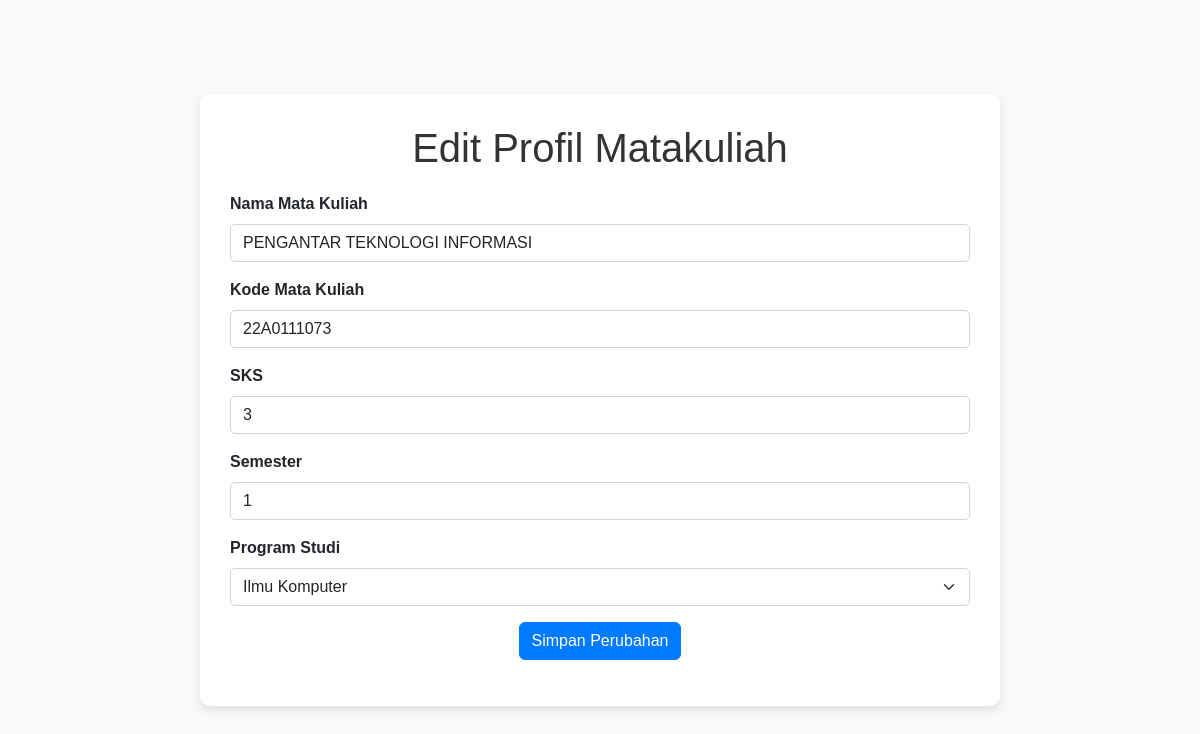
Page /edit_matkul.php?id=1 on the committed database.
### tables this page shows
CREATE TABLE `matakuliah` (
  `matkul_id` int(11) NOT NULL,
  `nama_matkul` varchar(100) NOT NULL,
  `kode_matkul` varchar(20) NOT NULL,
  `sks` int(11) NOT NULL,
  `semester` int(11) NOT NULL,
  `prodi_id` int(11) NOT NULL
);

### edit_matkul.php (the view, shortened to what this page needs)
<?php
$host = "localhost";
$user = "root";
$pass = "";
$db = "penjadwalan2";
$conn = new mysqli($host, $user, $pass, $db);
if (isset($_GET['id'])) {
    $matkul_id = $_GET['id'];
    $sql = "SELECT * FROM matakuliah WHERE matkul_id=?";
    $stmt = $conn->prepare($sql);
    $stmt->bind_param("i", $matkul_id);
    $stmt->execute();
    $result = $stmt->get_result();
    if ($result->num_rows > 0) {
        $matkul = $result->fetch_assoc();
    } else {
        die("Data matkul tidak ditemukan.");
    }
} else {
    die("ID matkul tidak ditemukan.");
}
$result_prodi = $conn->query("SELECT prodi_id, nama_prodi FROM prodi");
?>
<!DOCTYPE html>
<html lang="en">
<head>
    <link href="https://cdn.jsdelivr.net/npm/bootstrap@5.2.3/dist/css/bootstrap.min.css" rel="stylesheet" />
</head>
<body>
<div class="container">
    <h1>Edit Profil Matakuliah</h1>
    <form method="POST">
        <div class="mb-3">
            <label for="nama_matkul" class="form-label">Nama Mata Kuliah</label>
            <input type="text" class="form-control" id="nama_matkul" name="nama_matkul" value="<?php echo htmlspecialchars($matkul['nama_matkul']); ?>" required>
        </div>
        <div class="mb-3">
            <label for="kode_matkul" class="form-label">Kode Mata Kuliah</label>
            <input type="text" class="form-control" id="kode_matkul" name="kode_matkul" value="<?php echo htmlspecialchars($matkul['kode_matkul']); ?>" required>
        </div>
        <div class="mb-3">
            <label for="sks" class="form-label">SKS</label>
            <input type="number" class="form-control" id="sks" name="sks" value="<?php echo htmlspecialchars($matkul['sks']); ?>" required>
        </div>
        <div class="mb-3">
            <label for="semester" class="form-label">Semester</label>
            <input type="number" class="form-control" id="semester" name="semester" value="<?php echo htmlspecialchars($matkul['semester']); ?>" required>
        </div>
        <div class="mb-3">
            <label for="prodi_id" class="form-label">Program Studi</label>
            <select class="form-select" name="prodi_id" required>
                <?php
                while ($row_prodi = $result_prodi->fetch_assoc()) {
                    $selected = ($row_prodi['prodi_id'] == $matkul['prodi_id']) ? 'selected' : '';
                    echo "<option value='" . $row_prodi['prodi_id'] . "' $selected>" . $row_prodi['nama_prodi'] . "</option>";
                }
                ?>
            </select>
        </div>
        <div class="mb-3 text-center">
            <button type="submit" name="edit" class="btn btn-primary">Simpan Perubahan</button>
        </div>
    </form>
</div>
</body>
</html>

### edit_matkul.php (style rules this page uses)
body { font-family: Arial, sans-serif; margin: 0; height: 100vh; display: flex; justify-content: center; align-items: center; background-color: #f8f9fa; }
.container { max-width: 800px; padding: 30px; background-color: #ffffff; border-radius: 10px; box-shadow: 0 4px 8px rgba(0, 0, 0, 0.1); }
h1 { margin-bottom: 20px; text-align: center; color: #333; }
.form-label { font-weight: bold; }
.form-control, .form-select { border-radius: 5px; }
.btn-primary { background-color: #007bff; border-color: #007bff; }

### rows in the picture
matakuliah: nama_matkul "PENGANTAR TEKNOLOGI INFORMASI", kode_matkul "22A0111073", sks "3", semester "1"

### other values in the picture
form field prodi_id "Ilmu Komputer"
